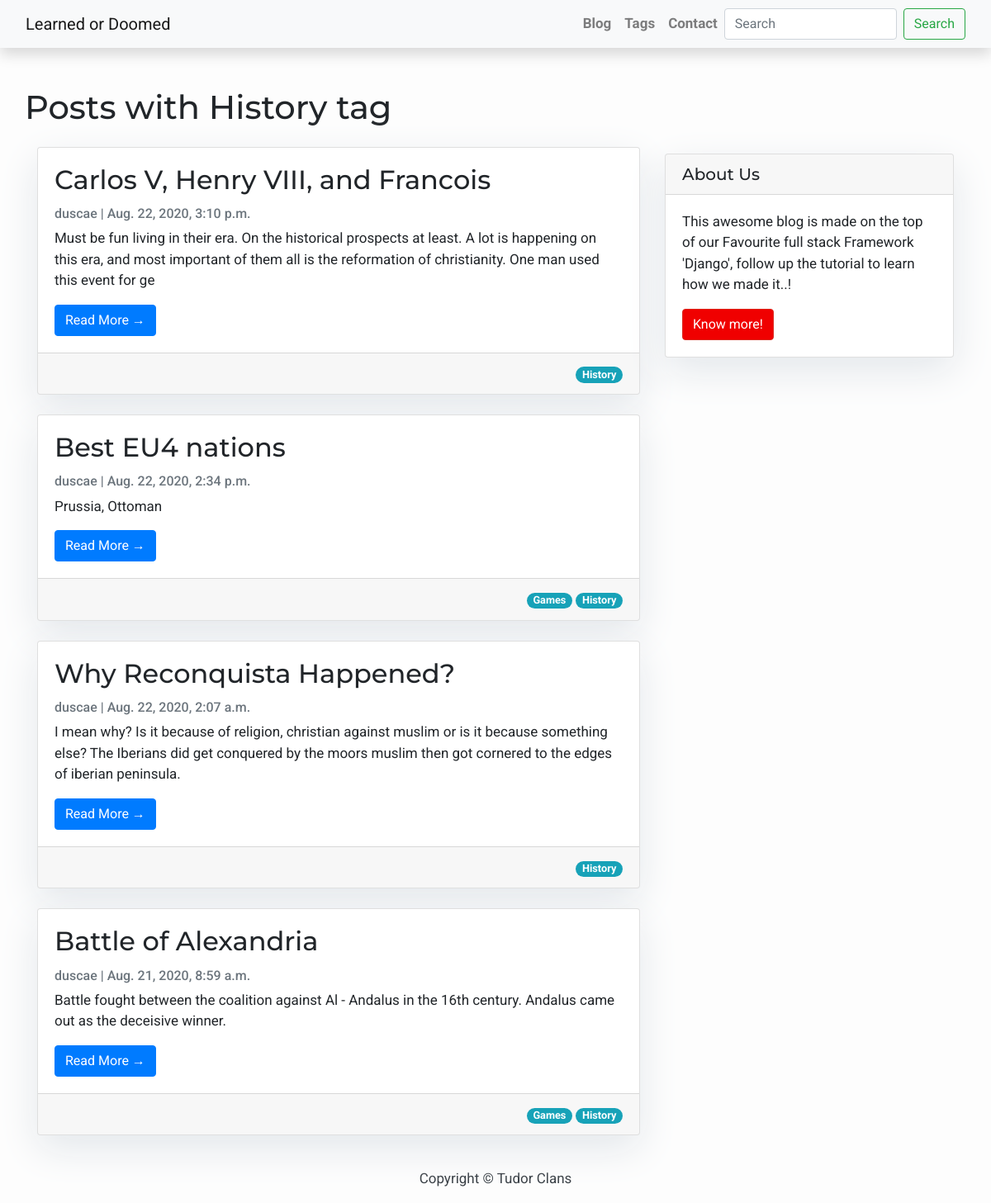
/tags/history, run on the app's committed database.
### blog/models.py (models this page shows, shortened)
class Tag(models.Model):
    title = models.CharField(max_length=150)
    slug = models.SlugField(max_length=150, unique=True)
    def get_absolute_url(self):
        return reverse("tags_detail", kwargs={"slug": self.slug})
    class Meta:
        ordering = ["title"]

class Post(models.Model):
    title = models.CharField(unique=True, max_length=200)
    slug = models.SlugField(unique=True, max_length=200, blank=True)
    author = models.ForeignKey(
        User, on_delete=models.CASCADE, related_name="blog_posts", null=True
    )
    updated_on = models.DateTimeField(auto_now=True)
    content = models.TextField()
    created_on = models.DateTimeField(auto_now_add=True)
    status = models.IntegerField(choices=STATUS, default=0)
    tags = models.ManyToManyField("Tag", blank=True, related_name="posts")
    class Meta:
        ordering = ["-created_on"]
    def get_absolute_url(self):
        return reverse("post_detail", kwargs={"slug": self.slug})
    class Meta:
        ordering = ["-created_on"]

### blog/views.py (the view)
# urls.py: path("tags/<str:slug>", TagDetail.as_view(), name="tags_detail"),
class TagDetail(DetailObjectMixin, View):
    model = Tag
    template = "blog/tags_detail.html"

### blog/utils.py (called while the page is built)
    def get(self, request, slug):
        obj = get_object_or_404(self.model, slug__iexact=slug)
        context = {self.model.__name__.lower(): obj, "admin_object": obj}
        if self.model.__name__.lower() == "post":
            comments = Comment.objects.filter(post=obj)
            bound_form = CommentForm()
            context["comments"] = comments
            context["form"] = bound_form
        return render(request, self.template, context)

### blog/templates/blog/tags_detail.html
{% extends 'base.html' %}
{% block content %}
<div class="container">
    <div class="row">
        <h1 class="mt-5">
            Posts with {{tag.title}} tag
        </h1>
        <div class="col-md-8 mt-3 float-left">
            {% for post in tag.posts.all %}
            {% include 'blog/include/card_post_template.html' %}
            {% endfor %}
        </div>
        {% block sidebar %} {% include 'sidebar.html' %} {% endblock sidebar %}
    </div>
</div>
{% endblock content %}

### blog/templates/blog/include/card_post_template.html
<div class="card mb-4">
    <div class="card-body">
        <h2 class="card-title">{{ post.title }}</h2>
        <p class="card-text text-muted h6">{{ post.author }} | {{ post.created_on}} </p>
        <p class="card-text">{{post.content|slice:":200" }}</p>
        <a href="{{ post.get_absolute_url }}" class="btn btn-primary">Read More &rarr;</a>
    </div>
    <div class="card-footer">
        <div class="float-right">
            {% for tag in post.tags.all %}
            <a href="{{tag.get_absolute_url}}"><span class="badge badge-pill badge-info">{{tag.title}}</span></a>
            {% endfor %}
        </div>
    </div>
</div>

### static/css/base.css (style rules this page uses)
h1, h2, h3, h4, h5 { font-family: 'Montserrat', sans-serif; }

### templates/base.html (style rules this page uses)
body { font-family: "Roboto", sans-serif; font-size: 17px; background-color: #fdfdfd; }

### templates/sidebar.html (style rules this page uses)
.card { box-shadow: 0 16px 48px #E3E7EB; }

### data on the page
Tag: title "History"
Post: title "Carlos V, Henry VIII, and Francois", author "duscae", created_on "Aug. 22, 2020, 3:10 p.m.", content "Must be fun living in their era. On the historical prospects at least. A lot is happening on this era, and most important of them all is the reformation of christianity. One man used this event for ge"
Post: title "Best EU4 nations", author "duscae", created_on "Aug. 22, 2020, 2:34 p.m.", content "Prussia, Ottoman"
Tag: title "Games"
Post: title "Why Reconquista Happened?", author "duscae", created_on "Aug. 22, 2020, 2:07 a.m.", content "I mean why? Is it because of religion, christian against muslim or is it because something else? The Iberians did get conquered by the moors muslim then got cornered to the edges of iberian peninsula."
Post: title "Battle of Alexandria", author "duscae", created_on "Aug. 21, 2020, 8:59 a.m.", content "Battle fought between the coalition against Al - Andalus in the 16th century. Andalus came out as the deceisive winner."
